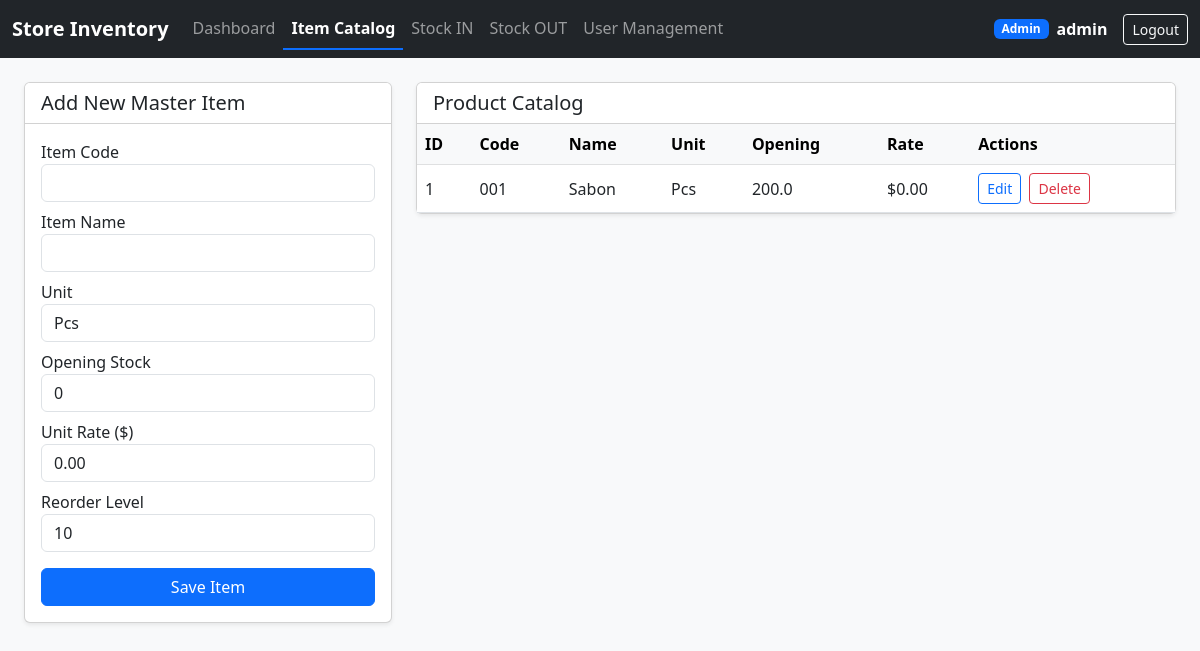
Screenshot of /items (signed in) with the database file from the repository.
### app.py (models this page shows, shortened)
class User(UserMixin, db.Model):
    __tablename__ = 'users'
    id = db.Column(db.Integer, primary_key=True)
    username = db.Column(db.String(80), unique=True, nullable=False)
    password_hash = db.Column(db.String(255), nullable=False)
    role = db.Column(db.String(20), nullable=False, default='Staff')  # Admin, Manager, Staff

class Item(db.Model):
    __tablename__ = 'items'
    id = db.Column(db.Integer, primary_key=True)
    item_code = db.Column(db.String(50), unique=True, nullable=False)
    name = db.Column(db.String(255), nullable=False)
    unit = db.Column(db.String(50), nullable=False, default='Pcs')
    opening_stock = db.Column(db.Float, nullable=False, default=0.0)
    rate = db.Column(db.Float, nullable=False, default=0.0)
    reorder_level = db.Column(db.Float, nullable=False, default=10.0)
    created_at = db.Column(db.DateTime, default=datetime.utcnow)
    stock_ins = db.relationship('StockInTransaction', backref='item', lazy=True, cascade="all, delete-orphan")
    stock_outs = db.relationship('StockOutTransaction', backref='item', lazy=True, cascade="all, delete-orphan")

### app.py (the view, shortened to what this page needs)
@app.route('/items', methods=['GET', 'POST'])
@login_required
@roles_required('Admin', 'Manager')
def items():
    items_list = Item.query.all()
    return render_template('items.html', items=items_list)

### app.py (called while the page is built)
@login_manager.user_loader
def load_user(user_id):
    return User.query.get(int(user_id))

def roles_required(*roles):
    def decorator(f):
        @wraps(f)
        def decorated_function(*args, **kwargs):
            if not current_user.is_authenticated or current_user.role not in roles:
                flash("Access denied: You do not have permission to view this page.", "danger")
                return redirect(url_for('dashboard'))
            return f(*args, **kwargs)
        return decorated_function
    return decorator

### templates/items.html (shortened to what this page needs)
{% extends 'base.html' %}
{% block content %}
<div class="row">
    <div class="col-md-4">
        <div class="card shadow-sm mb-4">
            <div class="card-header bg-white"><h5 class="mb-0">Add New Master Item</h5></div>
            <div class="card-body">
                <form method="POST">
                    <div class="mb-2"><label>Item Code</label><input type="text" name="item_code" class="form-control" required></div>
                    <div class="mb-2"><label>Item Name</label><input type="text" name="name" class="form-control" required></div>
                    <div class="mb-2"><label>Unit</label><input type="text" name="unit" value="Pcs" class="form-control"></div>
                    <div class="mb-2"><label>Opening Stock</label><input type="number" step="0.01" name="opening_stock" value="0" class="form-control"></div>
                    <div class="mb-2"><label>Unit Rate ($)</label><input type="number" step="0.01" name="rate" value="0.00" class="form-control"></div>
                    <div class="mb-3"><label>Reorder Level</label><input type="number" step="0.01" name="reorder_level" value="10" class="form-control"></div>
                    <button type="submit" class="btn btn-primary w-100">Save Item</button>
                </form>
            </div>
        </div>
    </div>
    <div class="col-md-8">
        <div class="card shadow-sm">
            <div class="card-header bg-white"><h5 class="mb-0">Product Catalog</h5></div>
            <div class="card-body p-0">
                <table class="table table-hover mb-0 align-middle">
                    <thead class="table-light">
                        <tr><th>ID</th><th>Code</th><th>Name</th><th>Unit</th><th>Opening</th><th>Rate</th><th>Actions</th></tr>
                    </thead>
                    <tbody>
                        {% for item in items %}
                        <tr>
                            <td>{{ item.id }}</td>
                            <td>{{ item.item_code }}</td>
                            <td>{{ item.name }}</td>
                            <td>{{ item.unit }}</td>
                            <td>{{ item.opening_stock }}</td>
                            <td>${{ "%.2f"|format(item.rate) }}</td>
                            <td>
                                <button class="btn btn-sm btn-outline-primary me-1" data-bs-toggle="modal" data-bs-target="#editItemModal{{ item.id }}">Edit</button>
                                {% if current_user.role == 'Admin' %}
                                <form action="{{ url_for('delete_item', item_id=item.id) }}" method="POST" class="d-inline" onsubmit="return confirm('Delete item {{ item.name }}?');">
                                    <button type="submit" class="btn btn-sm btn-outline-danger">Delete</button>
                                </form>
                                {% endif %}
                            </td>
                        </tr>
                        {% endfor %}
                    </tbody>
                </table>
            </div>
        </div>
    </div>
</div>
{% endblock %}

### templates/base.html (shortened to what this page needs)
<!DOCTYPE html>
<html lang="en">
<head>
    <link href="https://cdn.jsdelivr.net/npm/bootstrap@5.3.0/dist/css/bootstrap.min.css" rel="stylesheet">
</head>
<body>
    {% if current_user.is_authenticated %}
    <nav class="navbar navbar-expand-lg navbar-dark bg-dark mb-4">
        <div class="container-fluid">
            <a class="navbar-brand fw-bold" href="{{ url_for('dashboard') }}">Store Inventory</a>
            <div class="collapse navbar-collapse" id="navbarNav">
                <ul class="navbar-nav me-auto">
                    <li class="nav-item">
                        <a class="nav-link {% if request.endpoint == 'dashboard' %}active fw-bold text-white{% endif %}" href="{{ url_for('dashboard') }}">Dashboard</a>
                    </li>
                    {% if current_user.role in ['Admin', 'Manager'] %}
                    <li class="nav-item">
                        <a class="nav-link {% if request.endpoint in ['items', 'edit_item'] %}active fw-bold text-white{% endif %}" href="{{ url_for('items') }}">Item Catalog</a>
                    </li>
                    {% endif %}
                    <li class="nav-item">
                        <a class="nav-link {% if request.endpoint == 'stock_in' %}active fw-bold text-white{% endif %}" href="{{ url_for('stock_in') }}">Stock IN</a>
                    </li>
                    <li class="nav-item">
                        <a class="nav-link {% if request.endpoint == 'stock_out' %}active fw-bold text-white{% endif %}" href="{{ url_for('stock_out') }}">Stock OUT</a>
                    </li>
                    {% if current_user.role == 'Admin' %}
                    <li class="nav-item">
                        <a class="nav-link {% if request.endpoint in ['users', 'edit_user'] %}active fw-bold text-white{% endif %}" href="{{ url_for('users') }}">User Management</a>
                    </li>
                    {% endif %}
                </ul>
                <div class="d-flex align-items-center text-white me-3">
                    <span class="badge bg-primary me-2">{{ current_user.role }}</span>
                    <span><strong>{{ current_user.username }}</strong></span>
                </div>
                <a href="{{ url_for('logout') }}" class="btn btn-outline-light btn-sm">Logout</a>
            </div>
        </div>
    </nav>
    {% endif %}
    <div class="container-fluid px-4">
        {% block content %}{% endblock %}
    </div>
</body>
</html>

### templates/base.html (style rules this page uses)
body { background-color: #f8f9fa; font-family: 'Segoe UI', Arial, sans-serif; }
.nav-link.active { border-bottom: 2px solid #0d6efd; }

### rows the page displays
User: role "Admin", username "admin"
Item: id "1", item_code "001", name "Sabon", unit "Pcs", opening_stock "200.0", rate "0.00"
